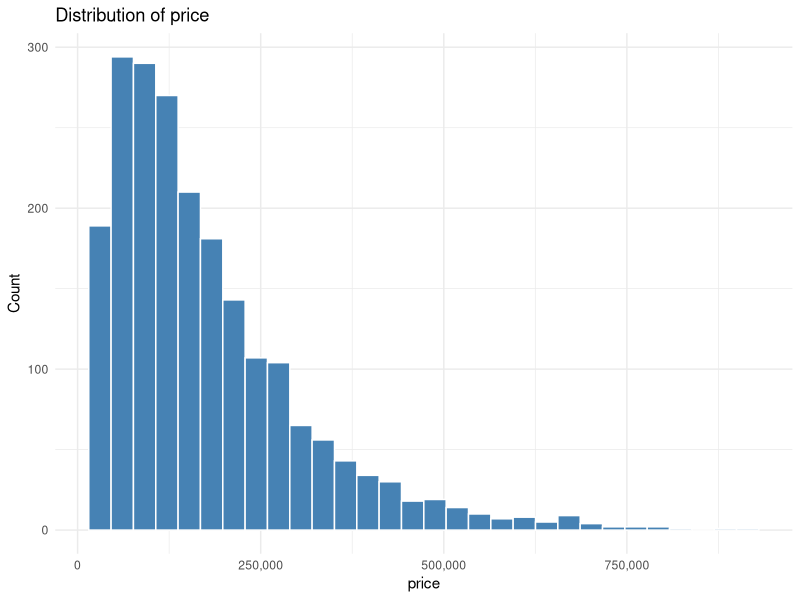
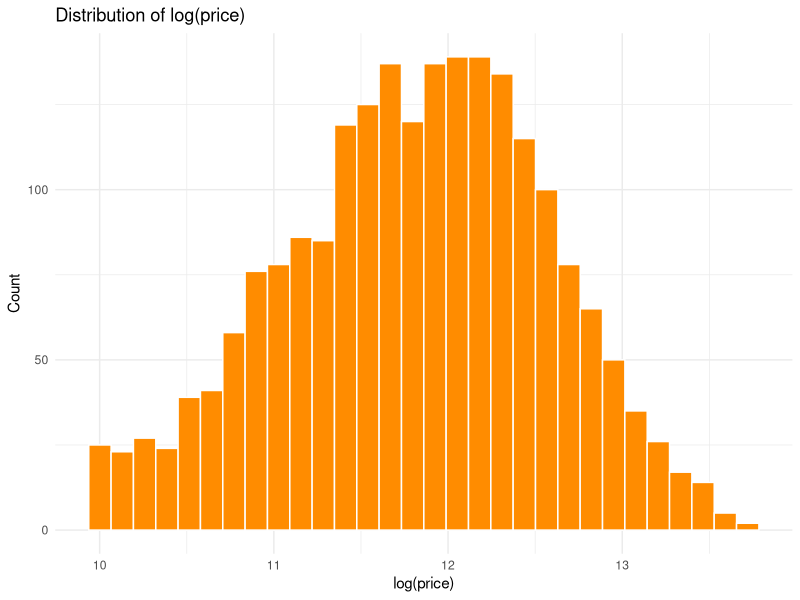
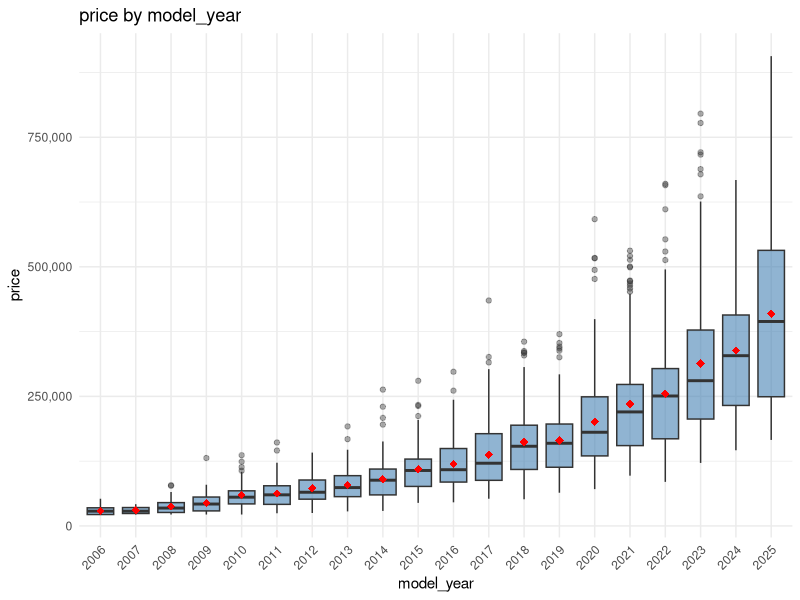
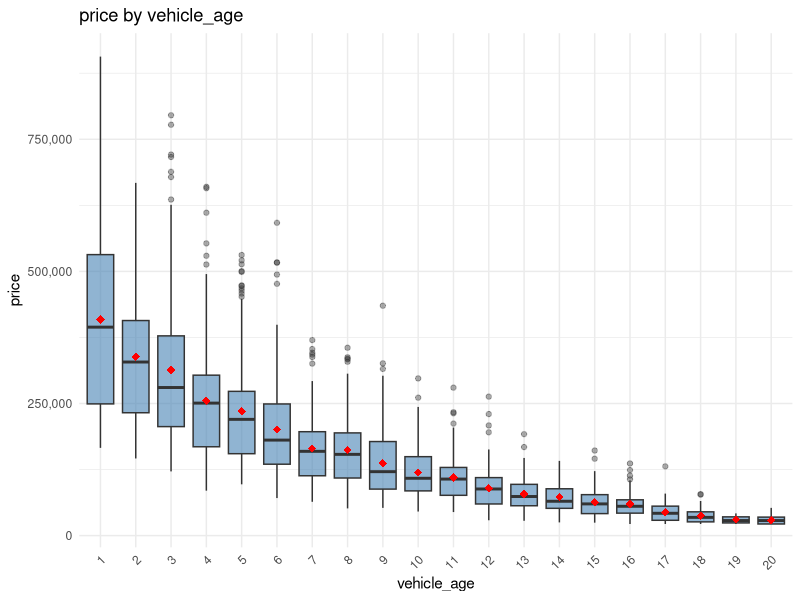
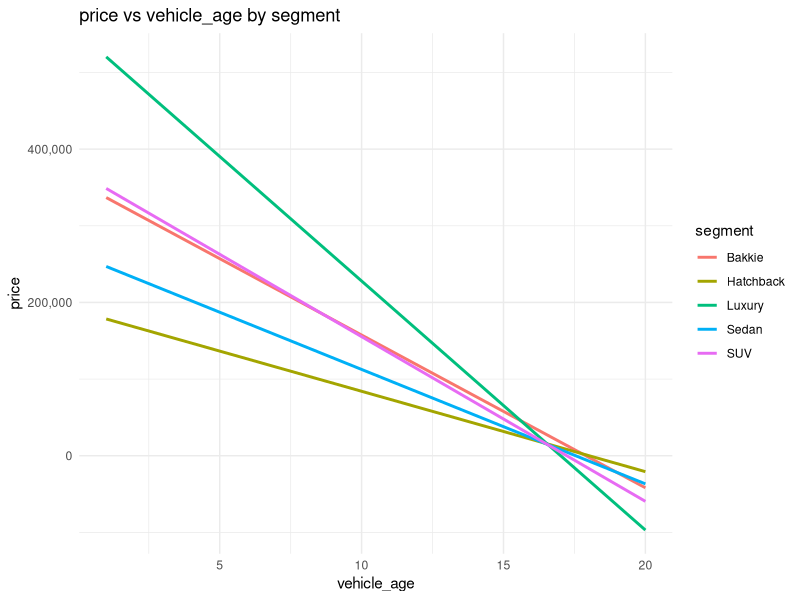
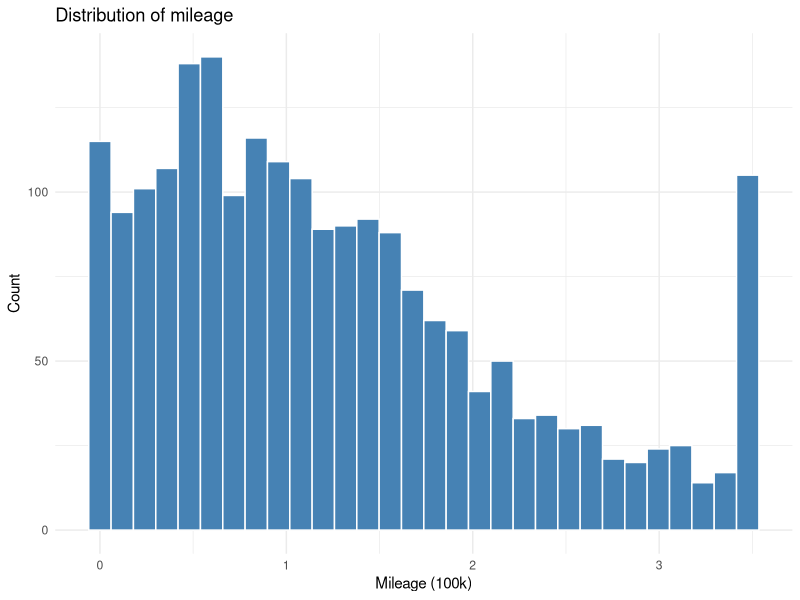
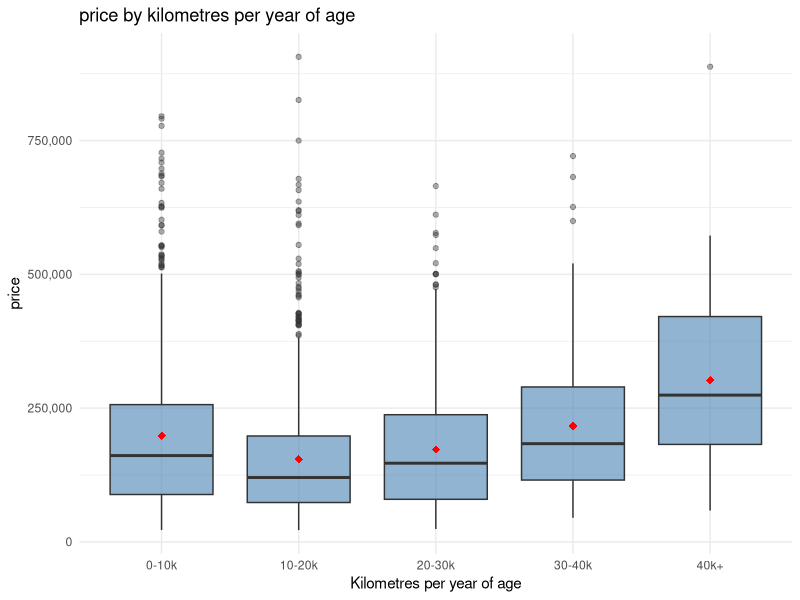
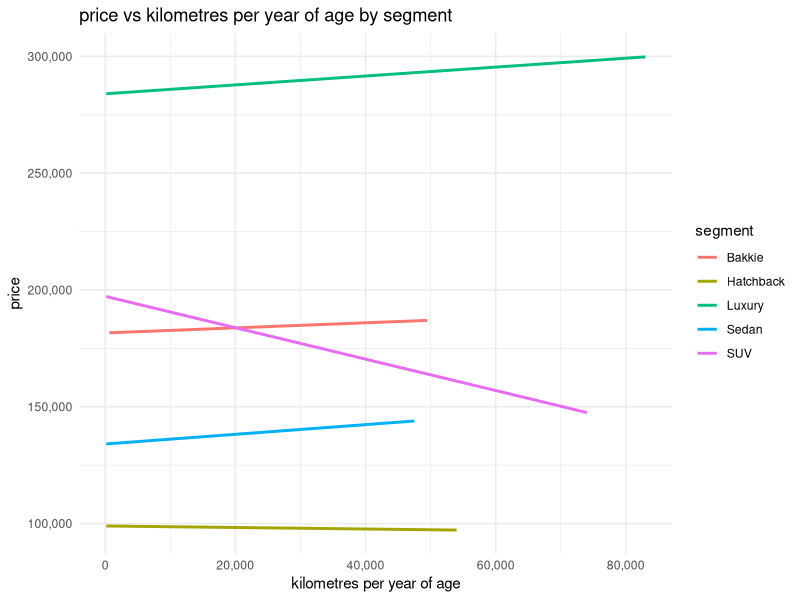

Recreate these plots in R, in order.
## ---- chunk 1
knitr::opts_chunk$set(echo = FALSE)

set.seed(244)

library(readr)
library(dplyr)
library(tidyverse)
library(knitr)
library(ggplot2)
library(scales)

Data <- read_csv("project_traindata.csv")

NumericVars <- c("price", "model_year", "vehicle_age", "mileage",
                 "engine_size", "previous_owners", "warranty_months")

CategoricalVars <- c("make", "segment", "transmission", "fuel_type", "province",
                     "service_history", "accident_history", "seller_type", "colour")
## ---- chunk 2
dim(Data)

kable(
  data.frame(Missing = sapply(Data, function(x) sum(is.na(x)))),
  caption = "Missing values per variable"
)

n_distinct(Data$listing_id) == nrow(Data)
## ---- chunk 3
skewness <- function(x) {
  n <- length(x)
  m <- mean(x)
  s <- sd(x)
  (sum((x - m)^3) / n) / s^3
}

num_table <- function(var) {
  x <- Data %>% pull(.data[[var]])
  ci <- t.test(x)$conf.int

  stats <- data.frame(
    n = length(x),
    mean = mean(x),
    sd = sd(x),
    median = median(x),
    min = min(x),
    max = max(x),
    Q1 = quantile(x, 0.25),
    Q3 = quantile(x, 0.75),
    skew = skewness(x),
    CI_lower = ci[1],
    CI_upper = ci[2]
  )
  rownames(stats) <- var
  kable(round(stats, 2), caption = paste("Descriptive statistics:", var))
}

num_hist <- function(var, bins = 30) {
  ggplot(Data, aes(x = .data[[var]])) +
    geom_histogram(bins = bins, fill = "steelblue", colour = "white") +
    scale_x_continuous(labels = comma) +
    labs(title = paste("Distribution of", var), x = var, y = "Count") +
    theme_minimal()
}

level_table <- function(var) {
  Data %>%
    group_by(.data[[var]]) %>%
    summarise(
      Count = n(),
      Average_price = round(mean(price), 0)
    ) %>%
    rename(Level = 1) %>%
    kable(caption = paste("Count and average price by", var))
}

level_box <- function(var, yvar = "price") {
  ggplot(Data, aes(x = as.factor(.data[[var]]), y = .data[[yvar]])) +
    geom_boxplot(fill = "steelblue", alpha = 0.6, outlier.alpha = 0.4) +
    stat_summary(fun = mean, geom = "point", shape = 18, size = 2.5, colour = "red") +
    scale_y_continuous(labels = comma) +
    labs(title = paste(yvar, "by", var), x = var, y = yvar) +
    theme_minimal() +
    theme(axis.text.x = element_text(angle = 45, hjust = 1))
}

seg_lines <- function(var, data = Data, xlab = var) {
  ggplot(data, aes(x = .data[[var]], y = price, colour = segment)) +
    geom_smooth(method = "lm", se = FALSE) +
    scale_x_continuous(labels = comma) +
    scale_y_continuous(labels = comma) +
    labs(title = paste("price vs", xlab, "by segment"), x = xlab, y = "price") +
    theme_minimal()
}
## ---- chunk 4
cat_table <- function(var) {
  Data %>%
    count(.data[[var]]) %>%
    mutate(Percent = round(n / sum(n) * 100, 1)) %>%
    rename(Category = 1, Frequency = n) %>%
    kable(caption = paste("Frequencies:", var))
}

cat_price_table <- function(var) {
  Data %>%
    group_by(.data[[var]]) %>%
    summarise(
      number_of_vehicles = n(),
      Average_price = round(mean(price), 0),
      Median_price = round(median(price), 0),
      spread_in_group = round(sd(price), 0),
      Min_price = min(price),
      Max_price = max(price)
    ) %>%
    rename(Category = 1) %>%
    kable(caption = paste("price by", var))
}

cat_bar <- function(var) {
  ggplot(Data, aes(x = fct_infreq(as.factor(.data[[var]])))) +
    geom_bar(fill = "steelblue") +
    labs(title = paste("Number of vehicles per", var), x = var, y = "Count") +
    theme_minimal() +
    theme(axis.text.x = element_text(angle = 45, hjust = 1))
}

cat_box <- function(var) {
  ggplot(Data, aes(x = as.factor(.data[[var]]), y = price)) +
    geom_boxplot(fill = "steelblue", alpha = 0.6, outlier.alpha = 0.4) +
    stat_summary(fun = mean, geom = "point", shape = 18, size = 2.5, colour = "red") +
    scale_y_continuous(labels = comma) +
    labs(title = paste("price by", var), x = var, y = "price") +
    theme_minimal() +
    theme(axis.text.x = element_text(angle = 45, hjust = 1))
}
## ---- chunk 5
num_table("price")
num_hist("price")

ggplot(Data, aes(x = log(price))) +
  geom_histogram(bins = 30, fill = "darkorange", colour = "white") +
  labs(title = "Distribution of log(price)", x = "log(price)", y = "Count") +
  theme_minimal()
## ---- chunk 6
level_table("model_year")
level_box("model_year")
## ---- chunk 7
level_table("vehicle_age")
level_box("vehicle_age")
seg_lines("vehicle_age")
## ---- chunk 8
ggplot(Data, aes(x = mileage / 100000)) +
  geom_histogram(bins = 30, fill = "steelblue", colour = "white") +
  labs(title = "Distribution of mileage", x = "Mileage (100k)", y = "Count") +
  theme_minimal()
## ---- chunk 9
sum(Data$vehicle_age == 0)

mileage_rate <- Data %>%
  filter(vehicle_age > 0) %>%
  mutate(
    km_per_year = mileage / vehicle_age,
    km_band = cut(
      km_per_year,
      breaks = c(0, 10000, 20000, 30000, 40000, Inf),
      labels = c("0-10k", "10-20k", "20-30k", "30-40k", "40k+"),
      right = FALSE
    )
  )

mileage_rate %>%
  group_by(km_band) %>%
  summarise(
    Count = n(),
    Average_price = round(mean(price), 0)
  ) %>%
  kable(caption = "Count and average price by kilometres per year of age")

ggplot(mileage_rate, aes(x = km_band, y = price)) +
  geom_boxplot(fill = "steelblue", alpha = 0.6, outlier.alpha = 0.4) +
  stat_summary(fun = mean, geom = "point", shape = 18, size = 2.5, colour = "red") +
  scale_y_continuous(labels = comma) +
  labs(title = "price by kilometres per year of age",
       x = "Kilometres per year of age", y = "price") +
  theme_minimal()

seg_lines("km_per_year", data = mileage_rate,
          xlab = "kilometres per year of age")
## ---- chunk 10
Data %>%
  count(engine_size) %>%
  rename(Count = n) %>%
  kable(caption = "Count by engine_size")
## ---- chunk 11
level_table("previous_owners")
level_box("previous_owners")
level_box("previous_owners", yvar = "vehicle_age")
## ---- chunk 12
Data %>%
  mutate(Warranty = if_else(warranty_months == 0, "No warranty", "Warranty remaining")) %>%
  group_by(Warranty) %>%
  summarise(
    Count = n(),
    Average_price = round(mean(price), 0)
  ) %>%
  mutate(Average_price = if_else(Warranty == "No warranty", NA_real_, Average_price)) %>%
  kable(caption = "Warranty remaining: zero versus non-zero")

Data %>%
  filter(warranty_months > 0) %>%
  ggplot(aes(x = warranty_months, y = price)) +
  geom_point(alpha = 0.3) +
  geom_smooth(method = "loess", se = FALSE, colour = "red") +
  scale_y_continuous(labels = comma) +
  labs(title = "price vs warranty months (vehicles with warranty remaining)",
       x = "warranty_months", y = "price") +
  theme_minimal()
## ---- chunk 13
cor(Data$model_year, Data$vehicle_age)

ggplot(Data, aes(x = model_year, y = vehicle_age)) +
  geom_point(alpha = 0.4) +
  labs(title = "vehicle_age vs model_year", x = "model_year", y = "vehicle_age") +
  theme_minimal()

table(Data$model_year + Data$vehicle_age)
## ---- chunk 14
Data %>%
  select(all_of(NumericVars)) %>%
  cor() %>%
  round(2) %>%
  kable(caption = "Correlation matrix of numerical variables")
## ---- chunk 15
cat_table("make")
cat_price_table("make")
cat_bar("make")
cat_box("make")
## ---- chunk 16
cat_table("segment")
cat_price_table("segment")
cat_bar("segment")

cat_box("segment") +
  scale_y_log10(labels = comma) +
  labs(title = "price by segment (log y-axis)", y = "price (log scale)")
## ---- chunk 17
cat_table("transmission")
cat_price_table("transmission")
cat_box("transmission")
## ---- chunk 18
cat_table("fuel_type")
cat_price_table("fuel_type")
cat_bar("fuel_type")
cat_box("fuel_type")
## ---- chunk 19
cat_table("province")
cat_price_table("province")
cat_bar("province")
cat_box("province")
## ---- chunk 20
cat_table("service_history")
cat_price_table("service_history")
cat_bar("service_history")
cat_box("service_history")
## ---- chunk 21
cat_table("accident_history")
cat_price_table("accident_history")
cat_box("accident_history")
## ---- chunk 22
cat_table("seller_type")
cat_price_table("seller_type")
cat_box("seller_type")
## ---- chunk 23
cat_table("colour")
cat_price_table("colour")
cat_bar("colour")
cat_box("colour")
## ---- chunk 24
cat_box("transmission") + facet_wrap(~ segment)
cat_box("fuel_type") + facet_wrap(~ segment)
